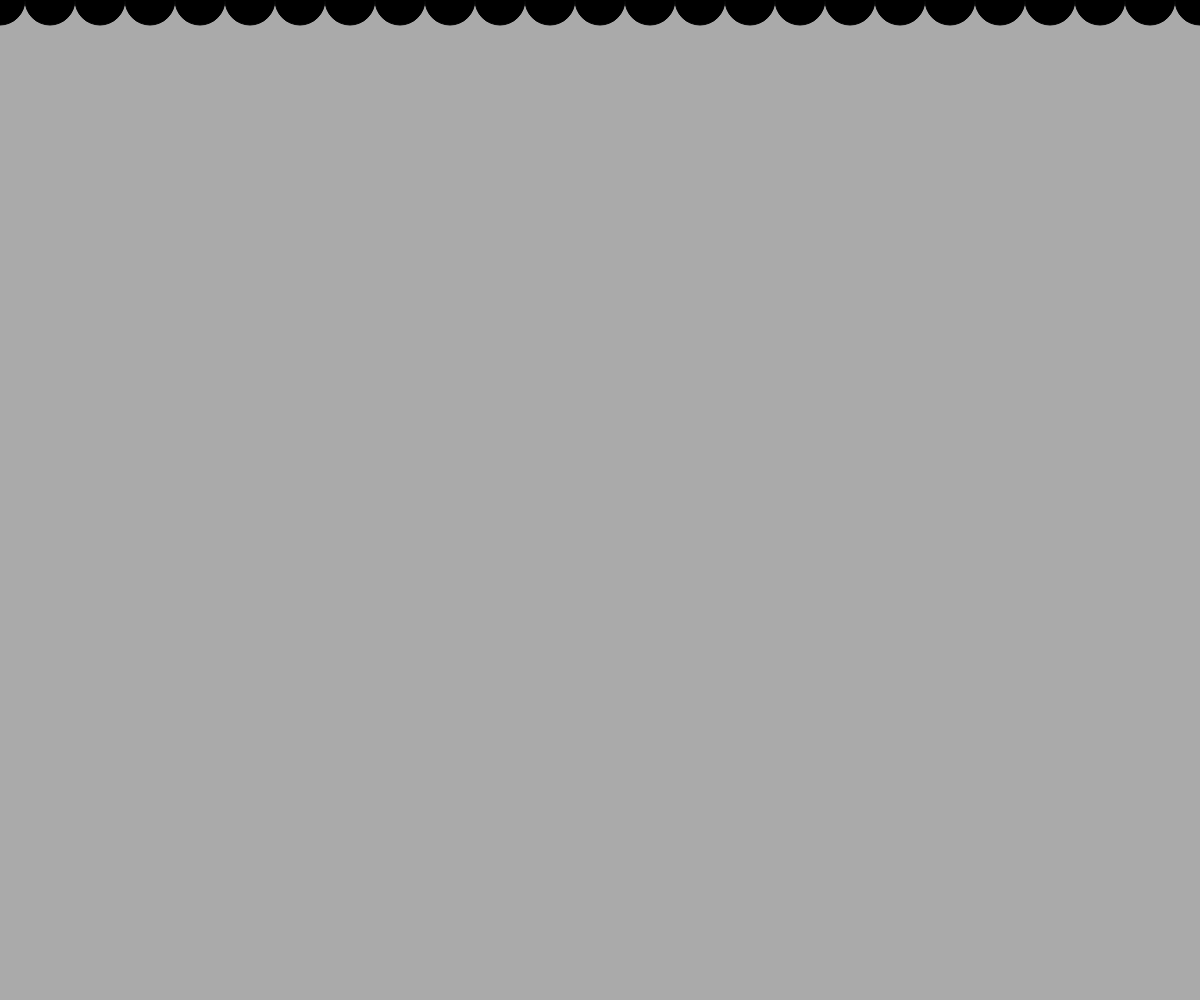
Frame 1 (no input)
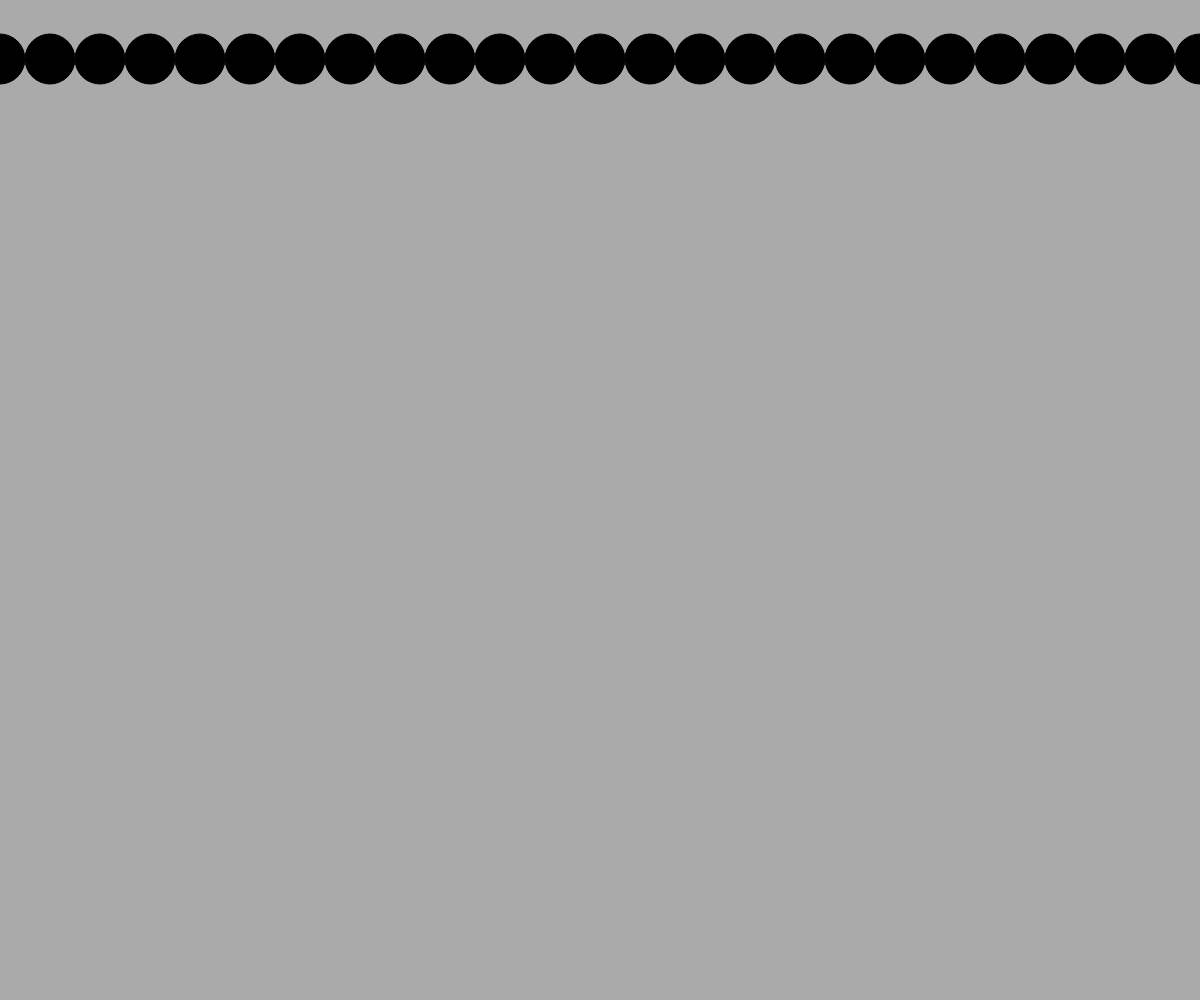
Frame 60 (no input)
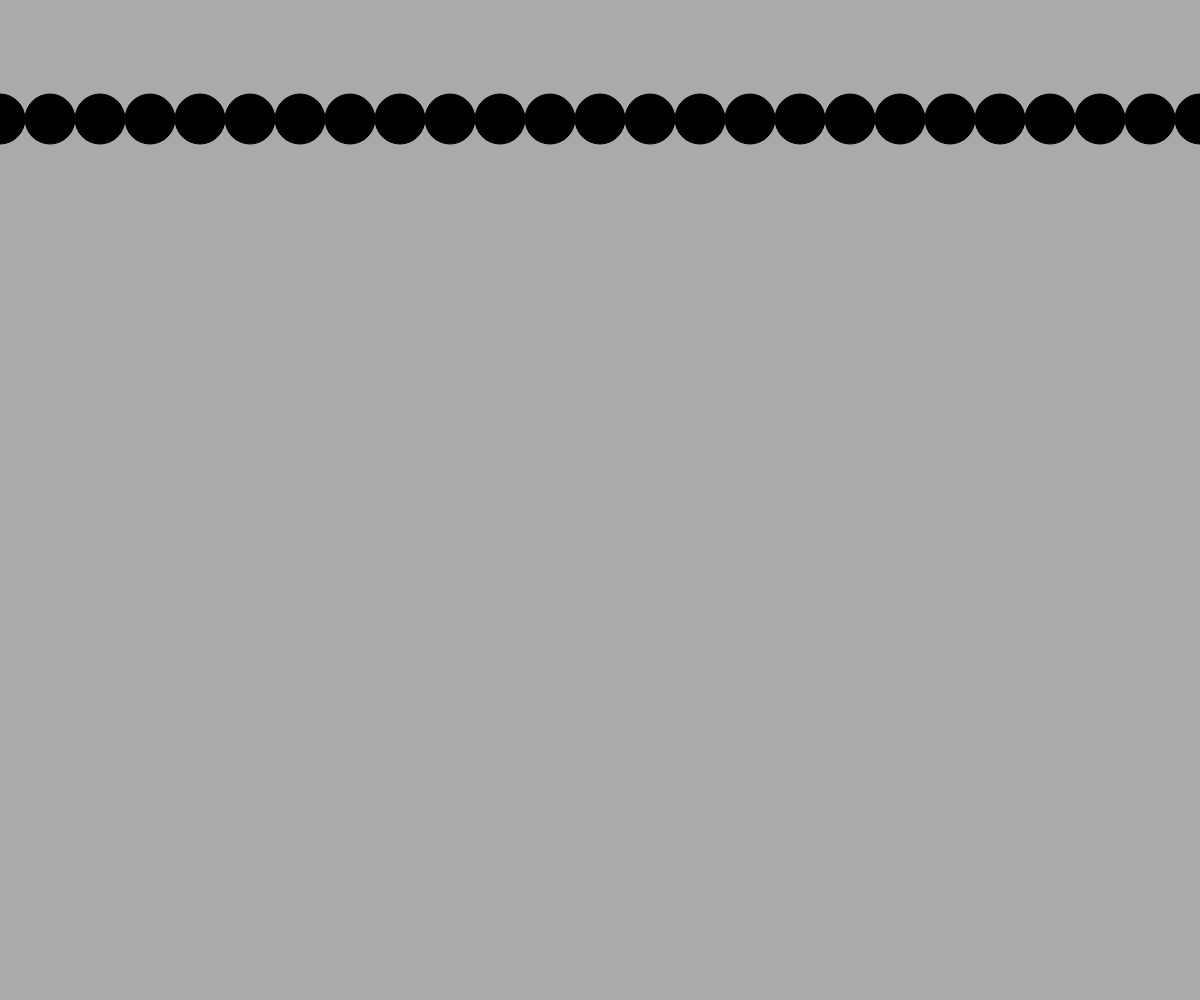
Frame 120 (the mouse pressed at the canvas centre since frame 60)

The p5.js sketch that drew these frames (run headless with seeded random() and noise() and a simulated clock; from frame 60 on, the mouse is pressed at the canvas centre):

// p5.js sketch
// ── sketch.js



let y = 0;

function setup() {
  createCanvas(windowWidth, windowHeight);
}

function draw() {
  background(170);
  let d = 50;
 for (let x = 0; x <= width; x += d) {
  fill(0);
  ellipse(x, y, d, d)
}

y++;

if (y >= height + (d/2)) {
  y = -d;
}
}
